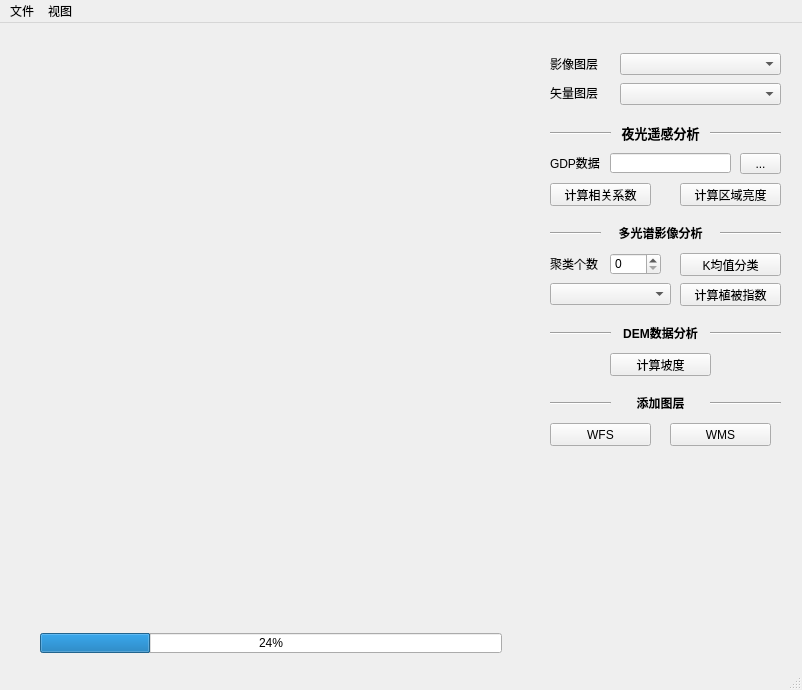
<?xml version="1.0" encoding="UTF-8"?>
<ui version="4.0">
 <class>MainWindow</class>
 <widget class="QMainWindow" name="MainWindow">
  <property name="geometry">
   <rect>
    <x>0</x>
    <y>0</y>
    <width>802</width>
    <height>690</height>
   </rect>
  </property>
  <property name="windowTitle">
   <string>MyPYQGIS</string>
  </property>
  <widget class="QWidget" name="centralwidget">
   <widget class="QWidget" name="mapWidget" native="true">
    <property name="geometry">
     <rect>
      <x>20</x>
      <y>20</y>
      <width>511</width>
      <height>571</height>
     </rect>
    </property>
   </widget>
   <widget class="QComboBox" name="input_raster_layer">
    <property name="geometry">
     <rect>
      <x>620</x>
      <y>30</y>
      <width>161</width>
      <height>22</height>
     </rect>
    </property>
   </widget>
   <widget class="QLabel" name="label">
    <property name="geometry">
     <rect>
      <x>550</x>
      <y>30</y>
      <width>51</width>
      <height>21</height>
     </rect>
    </property>
    <property name="text">
     <string>影像图层</string>
    </property>
   </widget>
   <widget class="QComboBox" name="input_vector_layer">
    <property name="geometry">
     <rect>
      <x>620</x>
      <y>60</y>
      <width>161</width>
      <height>22</height>
     </rect>
    </property>
   </widget>
   <widget class="QLabel" name="label_2">
    <property name="geometry">
     <rect>
      <x>550</x>
      <y>60</y>
      <width>51</width>
      <height>20</height>
     </rect>
    </property>
    <property name="text">
     <string>矢量图层</string>
    </property>
   </widget>
   <widget class="Line" name="line_2">
    <property name="geometry">
     <rect>
      <x>550</x>
      <y>100</y>
      <width>61</width>
      <height>20</height>
     </rect>
    </property>
    <property name="orientation">
     <enum>Qt::Horizontal</enum>
    </property>
   </widget>
   <widget class="QPushButton" name="pushButton_3">
    <property name="geometry">
     <rect>
      <x>680</x>
      <y>230</y>
      <width>101</width>
      <height>23</height>
     </rect>
    </property>
    <property name="text">
     <string>K均值分类</string>
    </property>
   </widget>
   <widget class="Line" name="line_3">
    <property name="geometry">
     <rect>
      <x>550</x>
      <y>200</y>
      <width>51</width>
      <height>20</height>
     </rect>
    </property>
    <property name="orientation">
     <enum>Qt::Horizontal</enum>
    </property>
   </widget>
   <widget class="Line" name="line_4">
    <property name="geometry">
     <rect>
      <x>550</x>
      <y>300</y>
      <width>61</width>
      <height>20</height>
     </rect>
    </property>
    <property name="orientation">
     <enum>Qt::Horizontal</enum>
    </property>
   </widget>
   <widget class="QPushButton" name="pushButton_4">
    <property name="geometry">
     <rect>
      <x>680</x>
      <y>260</y>
      <width>101</width>
      <height>23</height>
     </rect>
    </property>
    <property name="text">
     <string>计算植被指数</string>
    </property>
   </widget>
   <widget class="Line" name="line_5">
    <property name="geometry">
     <rect>
      <x>550</x>
      <y>370</y>
      <width>61</width>
      <height>20</height>
     </rect>
    </property>
    <property name="orientation">
     <enum>Qt::Horizontal</enum>
    </property>
   </widget>
   <widget class="QPushButton" name="pushButton_5">
    <property name="geometry">
     <rect>
      <x>610</x>
      <y>330</y>
      <width>101</width>
      <height>23</height>
     </rect>
    </property>
    <property name="text">
     <string>计算坡度</string>
    </property>
   </widget>
   <widget class="QPushButton" name="pushButton_6">
    <property name="geometry">
     <rect>
      <x>550</x>
      <y>400</y>
      <width>101</width>
      <height>23</height>
     </rect>
    </property>
    <property name="text">
     <string>WFS</string>
    </property>
   </widget>
   <widget class="QPushButton" name="pushButton_7">
    <property name="geometry">
     <rect>
      <x>670</x>
      <y>400</y>
      <width>101</width>
      <height>23</height>
     </rect>
    </property>
    <property name="text">
     <string>WMS</string>
    </property>
   </widget>
   <widget class="QProgressBar" name="status">
    <property name="geometry">
     <rect>
      <x>40</x>
      <y>610</y>
      <width>462</width>
      <height>20</height>
     </rect>
    </property>
    <property name="value">
     <number>24</number>
    </property>
   </widget>
   <widget class="QLabel" name="label_7">
    <property name="geometry">
     <rect>
      <x>610</x>
      <y>100</y>
      <width>101</width>
      <height>21</height>
     </rect>
    </property>
    <property name="text">
     <string>&lt;html&gt;&lt;head/&gt;&lt;body&gt;&lt;p align=&quot;center&quot;&gt;&lt;span style=&quot; font-size:10pt; font-weight:600; color:#000000;&quot;&gt;夜光遥感分析&lt;/span&gt;&lt;/p&gt;&lt;/body&gt;&lt;/html&gt;</string>
    </property>
   </widget>
   <widget class="Line" name="line_6">
    <property name="geometry">
     <rect>
      <x>710</x>
      <y>100</y>
      <width>71</width>
      <height>20</height>
     </rect>
    </property>
    <property name="orientation">
     <enum>Qt::Horizontal</enum>
    </property>
   </widget>
   <widget class="QLabel" name="label_5">
    <property name="geometry">
     <rect>
      <x>550</x>
      <y>230</y>
      <width>51</width>
      <height>21</height>
     </rect>
    </property>
    <property name="text">
     <string>聚类个数</string>
    </property>
   </widget>
   <widget class="QSpinBox" name="spinBox">
    <property name="geometry">
     <rect>
      <x>610</x>
      <y>230</y>
      <width>51</width>
      <height>22</height>
     </rect>
    </property>
   </widget>
   <widget class="QComboBox" name="comboBox_4">
    <property name="geometry">
     <rect>
      <x>550</x>
      <y>260</y>
      <width>121</width>
      <height>22</height>
     </rect>
    </property>
   </widget>
   <widget class="QLabel" name="label_8">
    <property name="geometry">
     <rect>
      <x>610</x>
      <y>200</y>
      <width>101</width>
      <height>20</height>
     </rect>
    </property>
    <property name="text">
     <string>&lt;html&gt;&lt;head/&gt;&lt;body&gt;&lt;p align=&quot;center&quot;&gt;&lt;span style=&quot; font-weight:600;&quot;&gt;多光谱影像分析&lt;/span&gt;&lt;/p&gt;&lt;/body&gt;&lt;/html&gt;</string>
    </property>
   </widget>
   <widget class="Line" name="line_7">
    <property name="geometry">
     <rect>
      <x>720</x>
      <y>200</y>
      <width>61</width>
      <height>20</height>
     </rect>
    </property>
    <property name="orientation">
     <enum>Qt::Horizontal</enum>
    </property>
   </widget>
   <widget class="QLabel" name="label_3">
    <property name="geometry">
     <rect>
      <x>550</x>
      <y>130</y>
      <width>51</width>
      <height>20</height>
     </rect>
    </property>
    <property name="text">
     <string>GDP数据</string>
    </property>
   </widget>
   <widget class="QLineEdit" name="lineEdit">
    <property name="geometry">
     <rect>
      <x>610</x>
      <y>130</y>
      <width>121</width>
      <height>20</height>
     </rect>
    </property>
   </widget>
   <widget class="QToolButton" name="toolButton">
    <property name="geometry">
     <rect>
      <x>740</x>
      <y>130</y>
      <width>41</width>
      <height>21</height>
     </rect>
    </property>
    <property name="text">
     <string>...</string>
    </property>
   </widget>
   <widget class="QPushButton" name="pushButton_2">
    <property name="geometry">
     <rect>
      <x>550</x>
      <y>160</y>
      <width>101</width>
      <height>23</height>
     </rect>
    </property>
    <property name="text">
     <string>计算相关系数</string>
    </property>
   </widget>
   <widget class="QPushButton" name="pushButton">
    <property name="geometry">
     <rect>
      <x>680</x>
      <y>160</y>
      <width>101</width>
      <height>23</height>
     </rect>
    </property>
    <property name="text">
     <string>计算区域亮度</string>
    </property>
   </widget>
   <widget class="QLabel" name="label_9">
    <property name="geometry">
     <rect>
      <x>610</x>
      <y>300</y>
      <width>101</width>
      <height>20</height>
     </rect>
    </property>
    <property name="text">
     <string>&lt;html&gt;&lt;head/&gt;&lt;body&gt;&lt;p align=&quot;center&quot;&gt;&lt;span style=&quot; font-weight:600;&quot;&gt;DEM数据分析&lt;/span&gt;&lt;/p&gt;&lt;/body&gt;&lt;/html&gt;</string>
    </property>
   </widget>
   <widget class="Line" name="line_8">
    <property name="geometry">
     <rect>
      <x>710</x>
      <y>300</y>
      <width>71</width>
      <height>20</height>
     </rect>
    </property>
    <property name="orientation">
     <enum>Qt::Horizontal</enum>
    </property>
   </widget>
   <widget class="QLabel" name="label_10">
    <property name="geometry">
     <rect>
      <x>610</x>
      <y>370</y>
      <width>101</width>
      <height>20</height>
     </rect>
    </property>
    <property name="text">
     <string>&lt;html&gt;&lt;head/&gt;&lt;body&gt;&lt;p align=&quot;center&quot;&gt;&lt;span style=&quot; font-weight:600;&quot;&gt;添加图层&lt;/span&gt;&lt;/p&gt;&lt;/body&gt;&lt;/html&gt;</string>
    </property>
   </widget>
   <widget class="Line" name="line_9">
    <property name="geometry">
     <rect>
      <x>710</x>
      <y>370</y>
      <width>71</width>
      <height>20</height>
     </rect>
    </property>
    <property name="orientation">
     <enum>Qt::Horizontal</enum>
    </property>
   </widget>
  </widget>
  <widget class="QMenuBar" name="menubar">
   <property name="geometry">
    <rect>
     <x>0</x>
     <y>0</y>
     <width>802</width>
     <height>23</height>
    </rect>
   </property>
   <widget class="QMenu" name="file">
    <property name="title">
     <string>文件</string>
    </property>
    <addaction name="actionopen_file"/>
    <addaction name="actionsave"/>
    <addaction name="actionsave_as"/>
   </widget>
   <widget class="QMenu" name="view">
    <property name="title">
     <string>视图</string>
    </property>
    <addaction name="actionzoom_in"/>
    <addaction name="actionzoom_out"/>
    <addaction name="actionfull_extent"/>
    <addaction name="actionpan"/>
   </widget>
   <addaction name="file"/>
   <addaction name="view"/>
  </widget>
  <widget class="QStatusBar" name="statusbar"/>
  <action name="actionopen_file">
   <property name="text">
    <string>open file</string>
   </property>
  </action>
  <action name="actionsave">
   <property name="text">
    <string>save</string>
   </property>
  </action>
  <action name="actionsave_as">
   <property name="text">
    <string>save as</string>
   </property>
  </action>
  <action name="actionzoom_in">
   <property name="text">
    <string>zoom in</string>
   </property>
  </action>
  <action name="actionzoom_out">
   <property name="text">
    <string>zoom out</string>
   </property>
  </action>
  <action name="actionfull_extent">
   <property name="text">
    <string>full extent</string>
   </property>
  </action>
  <action name="actionpan">
   <property name="text">
    <string>pan</string>
   </property>
  </action>
  <action name="actionj">
   <property name="text">
    <string>j</string>
   </property>
  </action>
 </widget>
 <resources/>
 <connections/>
</ui>
